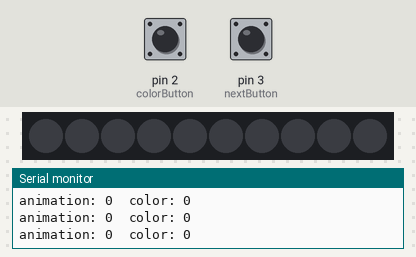
Bench run of a sketch on a simulated Arduino Uno, built with avr-gcc and run on an emulated ATmega328P. On the bench: 10 RGB LEDs in strip order, left to right, the last lines printed to the serial monitor. The test bench sets the inputs (shaded band); at power-on: pin 2 (colorButton) LOW, pin 3 (nextButton) LOW. The strip is taken to match the declared colour order.

Above: at 1.2 s.
1.3 s: pin 2 (colorButton) pulled HIGH for 0.15 s
At 1.7 s:
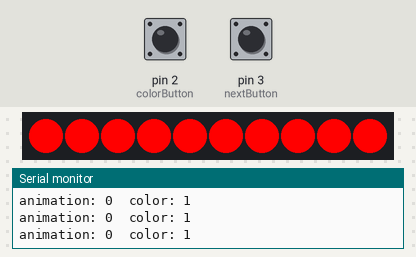
2.9 s: pin 2 (colorButton) pulled HIGH for 1 s
At 4.0 s:
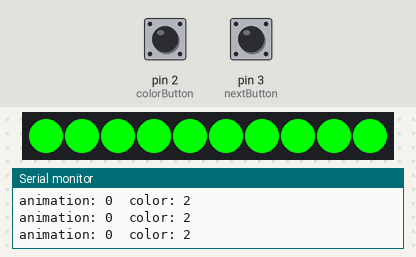
5.4 s: pin 2 (colorButton) pulled HIGH for 0.15 s
At 6.6 s:
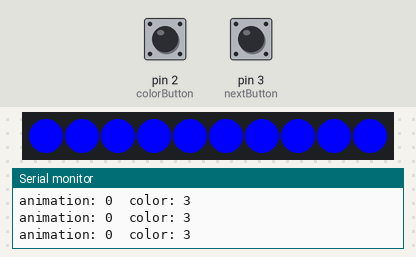
7.0 s: pin 2 (colorButton) pulled HIGH for 3.2 s
At 7.8 s:
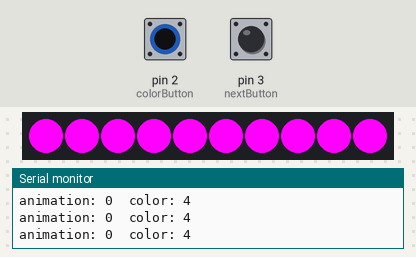
11.7 s: pin 2 (colorButton) pulled HIGH for 0.15 s
At 12.3 s:
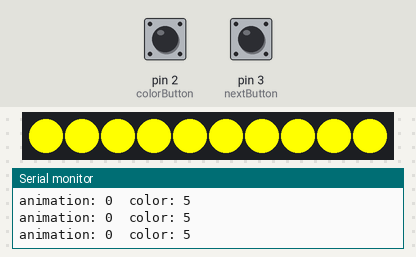
13.3 s: pin 2 (colorButton) pulled HIGH for 1 s
At 14.6 s:
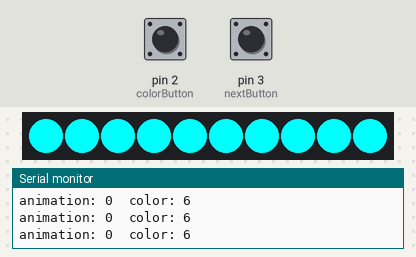
Timing chart, 0 to 16.3 s (numbered marks = the images above; inputs shaded):
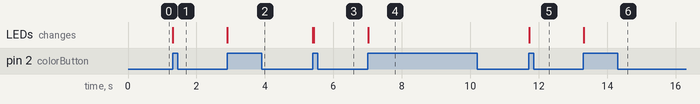

Measured:
- after the input at 1.3 s, the LEDs: change at once (image 1)
- after the input at 2.9 s, the LEDs: change at once (image 2)
- after the input at 5.4 s, the LEDs: first change at once (image 3 shows a later state)
- after the input at 7.0 s, the LEDs: change at once (image 4)
- after the input at 11.7 s, the LEDs: change at once (image 5)
- after the input at 13.3 s, the LEDs: change at once (image 6)

The sketch:

final.ino
```cpp
#include <Adafruit_NeoPixel.h>
int pin = 9;
int nextButton = 3;
int colorButton = 2;
int animation = 0;
int color = 0;
const int maxAnimation = 26;
const int maxColor = 100;
int state = 0;
int fadeState = 0;
int maxState = 0;
int numberOfLeds = 10;

unsigned long lastDebounceTimeNext = 0;
unsigned long debounceDelay = 500;
unsigned long lastDebounceTimeColor = 0;
unsigned long prevChangeTime = 0;

typedef void (*animFn)();
typedef void (*colorFn)(int);

static animFn animations[maxAnimation];
static colorFn colors[maxColor];


Adafruit_NeoPixel strip = Adafruit_NeoPixel(
  numberOfLeds, pin, NEO_RGB + NEO_KHZ800
);

void setup()
{
  pinMode(nextButton, INPUT);
  pinMode(colorButton, INPUT);
  Serial.begin(9600);
  strip.begin();
  strip.show();
  animations[0] = solid;
  animations[1] = solidBlink;
  animations[2] = solid;

  colors[0] = off;
  colors[1] = red;
  colors[2] = green;
  colors[3] = blue;
  colors[4] = purple;
  colors[5] = yellow;
  colors[6] = cyan;
  colors[7] = white;
  randomSeed(analogRead(0));
  attachInterrupt(digitalPinToInterrupt(colorButton), nextColor, RISING);
  attachInterrupt(digitalPinToInterrupt(nextButton), nextAnimation, RISING);
}

int led = 0;
int changeTime = 200;
int defaultC = 200;
void loop()
{
  updateState();
//  animation = 0;
//  color = 1;
  animations[animation]();
}

void updateState() {
  Serial.print("animation: ");
  Serial.print(animation);
  Serial.print("  color: ");
  Serial.println(color);

  if ((millis() - prevChangeTime) > changeTime) {
    state++;
    if(state > maxState) {
      state = 0;
      fadeState++;
    }
    prevChangeTime = millis();
  }
}

void nextAnimation() {
  unsigned long currentTime = millis();
  if((currentTime - lastDebounceTimeNext) > debounceDelay) {
     animation++;
      if(animation > maxAnimation) {
        animation = 0;
      }
      state = 0;
  }

  lastDebounceTimeNext = currentTime;
}

void nextColor() {
  unsigned long currentTime = millis();
  if((currentTime - lastDebounceTimeColor) > debounceDelay) {
     color++;
      if(color > maxColor) {
        color = 0;
      }
  }
  lastDebounceTimeColor = currentTime;
}

//<color-functions>

void writeColor(int led) {
  colors[color](led);
}

void writeToLed(int led, int r, int g, int b) {
  strip.setPixelColor(led, r, g, b);
}

void off(int led) {
  writeToLed(led, 0, 0, 0);
}

void red(int led) {
  writeToLed(led, 255, 0, 0);
}


void green(int led) {
  writeToLed(led, 0, 255, 0);
}

void blue(int led) {
  writeToLed(led, 0, 0, 255);
}

void purple(int led) {
  writeToLed(led, 255, 0, 255);
}

void yellow(int led) {
  writeToLed(led, 255, 255, 0);
}

void cyan(int led) {
  writeToLed(led, 0, 255, 255);
}

void white(int led) {
  writeToLed(led, 255, 255, 255);
}

//</color-functions>

//<animation-functions>

void solid() {
  for(int i = 0; i < numberOfLeds; i++) {
    writeColor(i);
  }
  strip.show();
}

void solidBlink() {
  maxState = 1;
  for(int i = 0; i < numberOfLeds; i++) {
    if(state == 0) {
      writeColor(i);
    } else {
      off(i);
    }
  }
  strip.show();
}

//</animation-functions>
```
